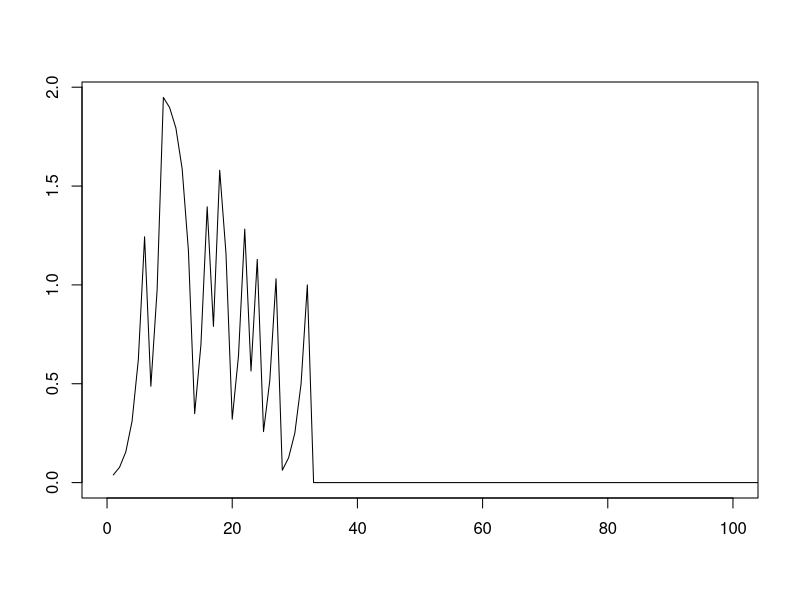

Source code (R): (Note: this script raises an error after producing the figure.)
# Doubling map dynamics
# F(xt+1) = 2 xt mod 1

# Define the map
doubling_map <- function(ic, t) {
  x = rep(NA, t)
  x[1] = ic
  for (i in 2:t) {
    x[i] = 2*x[i-1] %% 1
  }
  return(x)
}

# Plot dynamics
t <- 1024 # Number of iterations
time <- seq(t) # Sequence to use as time index
x0 <- runif(1) # Initial condition, drawn from a Uniform(0,1)
double_map <- doubling_map(x0, t) # Call the map
plot(time, double_map, sub = paste("Iterations to converge:", which.min(test1)),
     xlab = "Iterations", ylab = "Xt", main = paste("Double map with initial condition X0:", x0),
     xlim = c(0,100), type = "l")

# In a digital computer, the trajectory for any x0~U[0,1] will converge to 0 in a short number of steps
# This is NOT mathematically correct
# Consider x0 = 1/3, you can easily see that the map will infinitely move between 1/3 and 2/3 in a closed 2-period loop
# Since the computer works with finite-memory floating-points, it cannot represent numbers like 1/3 or pi
# The map ran on an irrational like pi/4 should behave chaotically, and not converge either

# Then what does the computer give us?
# Let's see what happens to any initial condition between 0 and 1 with step 10e-5
initial_cond <- seq(0,1,0.0001)

# Does it converge to zero?
converge_to_zero <- function(ic) {
  x = doubling_map(ic, 1024)
  if (sum(match(x,0), na.rm=TRUE) > 0) {
    return(TRUE)
  } else {
    return(FALSE)
  }
}

# Apply function to all initial conditions
zero_convergence <- unlist(lapply(initial_cond, converge_to_zero))
# Notice all initial values converge to zero
sum(zero_convergence)/length(zero_convergence) 

# How long does it take to converge?
convergence <- rep(NA, length(initial_cond))
for (i in 1:length(initial_cond)) {
  convergence[i] = which.min(doubling_map(initial_cond[i], t))
}
plot(initial_cond, convergence, cex=0.5,
     main = "Convergence of doubling map to zero", xlab = "Starting point",
     ylab = "Iterations", sub = "Doubling map: F(xt+1) = 2 xt mod 1") 


